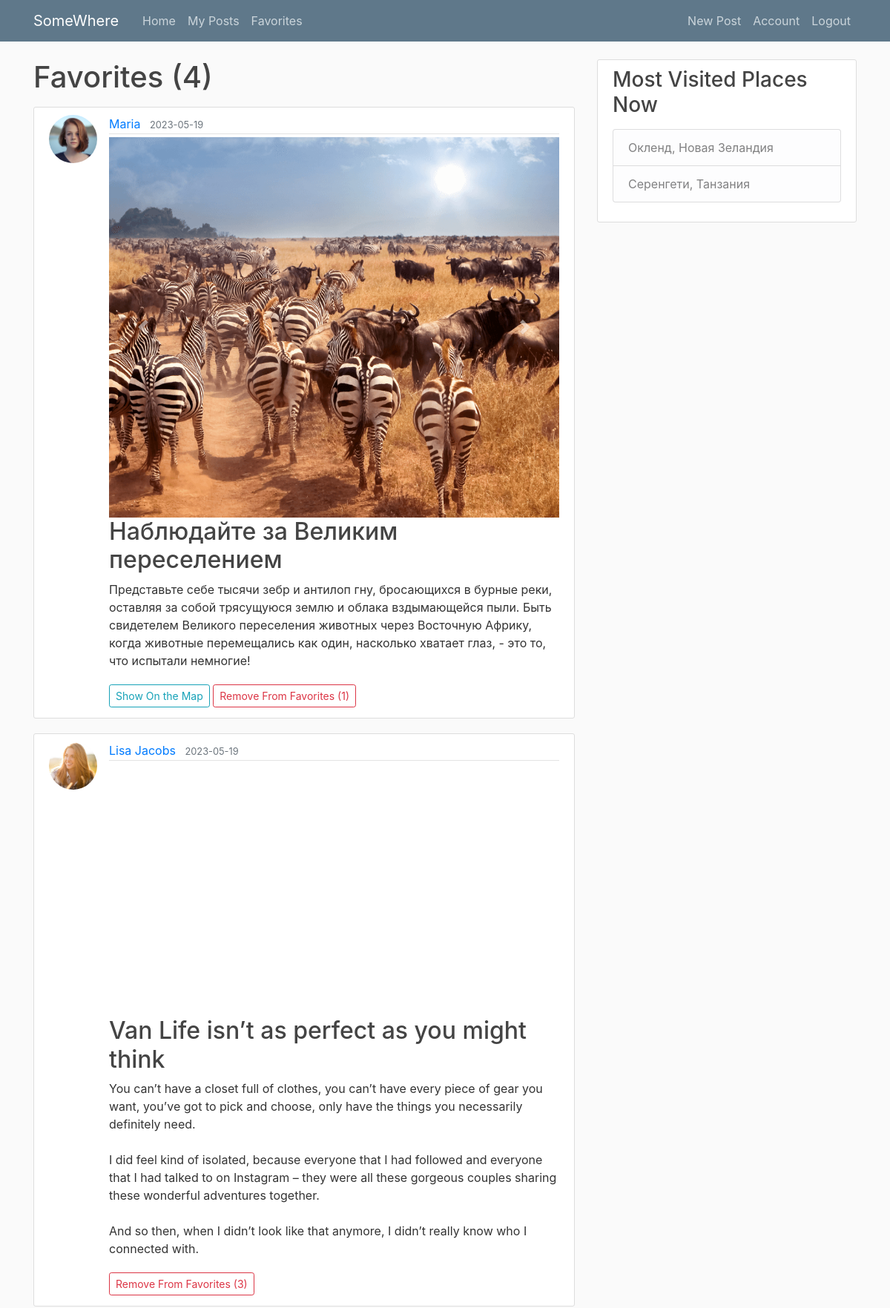
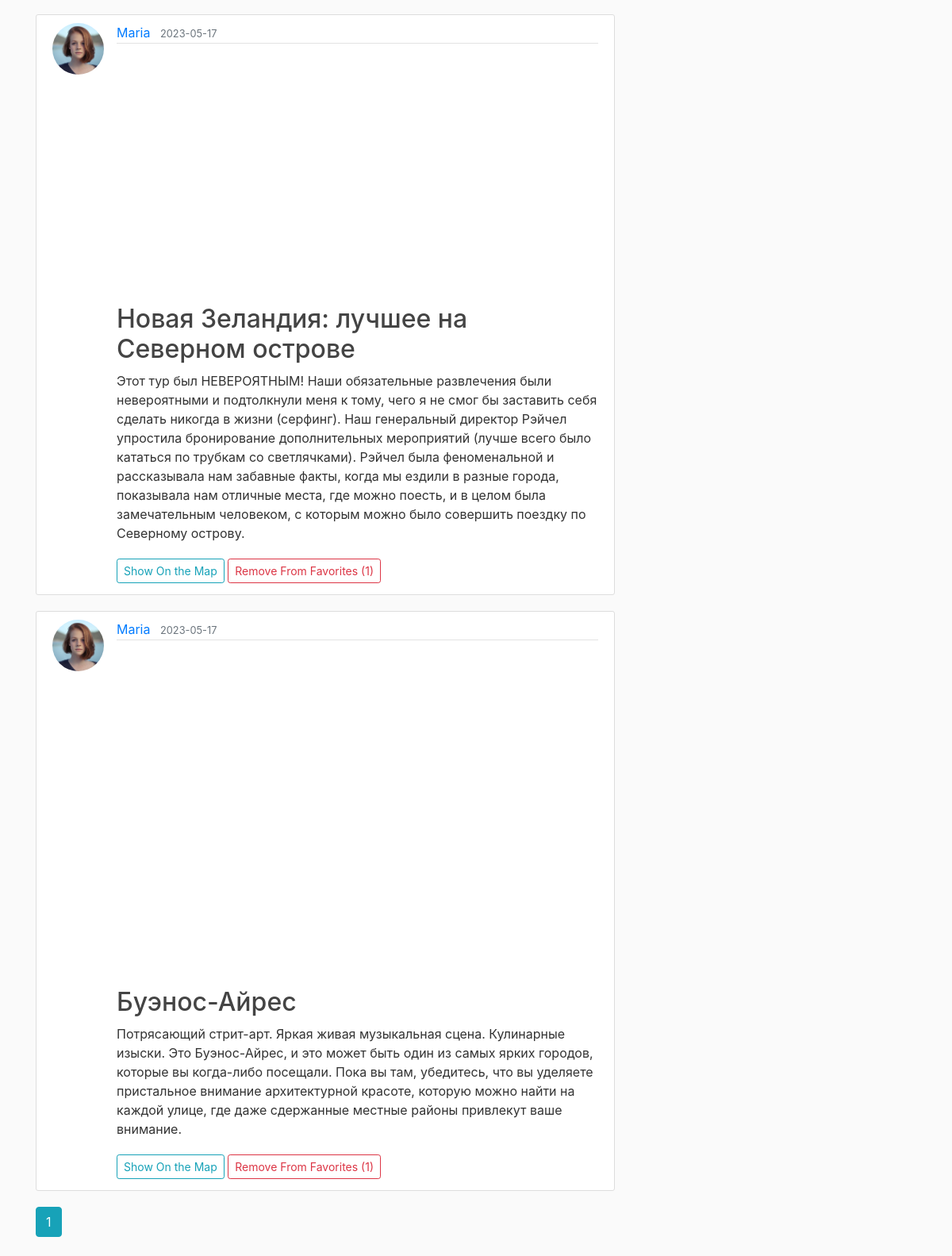
The app's page /favorites (signed in) with its own data (2 pictures, top to bottom).
### blog/models.py (models this page shows, shortened)
class Post(db.Model):
    id = db.Column(db.Integer, primary_key=True)
    title = db.Column(db.String(100), nullable=False)
    date_posted = db.Column(db.DateTime, nullable=False, default=datetime.utcnow)
    content = db.Column(db.Text, nullable=False)
    user_id = db.Column(db.Integer, db.ForeignKey('user.id'), nullable=False)
    picture_1 = db.Column(db.String(20), nullable=True)
    picture_2 = db.Column(db.String(20), nullable=True)
    picture_3 = db.Column(db.String(20), nullable=True)
    place = db.Column(db.String(100), nullable=True)
    long = db.Column(db.String(20), nullable=True)
    lat = db.Column(db.String(20), nullable=True)
    fav = db.Column(db.Integer, nullable=False)

class User(db.Model, UserMixin):
    id = db.Column(db.Integer, primary_key=True)
    username = db.Column(db.String(20), unique=True, nullable=False)
    email = db.Column(db.String(120), unique=True, nullable=False)
    image_file = db.Column(db.String(20), nullable=False, default='default.jpg')
    password = db.Column(db.String(60), nullable=False)
    posts = db.relationship('Post', backref='author', lazy=True)

### blog/routes.py (the view)
@app.route("/favorites")
@login_required
def favorites():
    page = request.args.get('page', 1, type=int)
    user = User.query.filter_by(id=current_user.id).first_or_404()
    posts = Post.query.filter(Post.fav != 0) \
        .order_by(Post.date_posted.desc()) \
        .paginate(page=page, per_page=5)
    fav = Favorites.query.filter_by(user_id=current_user.id).all()
    ids = [i.post_id for i in fav]
    return render_template('favorites.html', title='Favorites', posts=posts, user=user, ids=ids)

### blog/models.py (called while the page is built)
@login_manager.user_loader
def load_user(user_id):
    return User.query.get(int(user_id))

### blog/templates/favorites.html (shortened to what this page needs)
{% extends "layout.html" %}
{% block content %}
    <h1 class="mb-3">Favorites ({{ ids|length }})</h1>
    {% for post in posts.items %}
        {% if post.id in ids %}
        <article class="media content-section">
            <img class="rounded-circle article-img" src="{{ url_for('static', filename='profile_pics/' + post.author.image_file) }}" alt="">
            <div class="media-body">
                <div class="article-metadata">
                    <a class="mr-2" href="{{ url_for('user_posts', username=post.author.username) }}">{{ post.author.username }}</a>
                    <small class="text-muted">{{ post.date_posted.strftime('%Y-%m-%d') }}</small>
                </div>
                <div id="carouselExampleControls{{ post.id }}" class="carousel slide" data-ride="carousel">
                    <div class="carousel-inner">
                        {% if post.picture_1 %}
                            <div class="carousel-item active">
                                <img class="d-block w-100" src="{{  url_for('static', filename='profile_pics/' + post.picture_1) }}" alt="">
                            </div>
                        {% endif %}
                        </div>
                        <a class="carousel-control-prev" href="#carouselExampleControls{{ post.id }}" role="button" data-slide="prev">
                            <span class="carousel-control-prev-icon" aria-hidden="true"></span>
                        </a>
                        <a class="carousel-control-next" href="#carouselExampleControls{{ post.id }}" role="button" data-slide="next">
                            <span class="carousel-control-next-icon" aria-hidden="true"></span>
                        </a>
                        </div>
                        <h2><a class="article-title" href="{{ url_for('post', post_id=post.id) }}">{{ post.title }}</a></h2>
                        <p class="article-content">{{ post.content }}</p>
                        {% if post.long or post.lat %}
                            <div>
                                Longitude:
                                {{ post.long }}
                            </div>
                            <div>
                                Latitude:
                                {{ post.lat }}
                            </div>
                            <p></p>
                            <a class="btn btn-outline-info btn-sm mt-1 mb-1" href="https://www.google.com/maps/search/{{ post.long }},{{ post.lat }}" target="_blank" rel="noopener noreferrer">Show On the Map</a>
                        {% elif post.place %}
                            <a class="btn btn-outline-info btn-sm mt-1 mb-1" href="https://www.google.com/maps/search/{{ post.place }}" target="_blank" rel="noopener noreferrer">Show On the Map</a>
                        {% endif %}
                        {% if ids %}
                            {% if ids is iterable and post.id in ids %}
                                <a class="btn btn-outline-danger btn-sm mt-1 mb-1" href="{{ url_for('remove_from_favorites', post_id=post.id) }}">Remove From Favorites ({{ post.fav }})</a>
                            {% else %}
                                <a class="btn btn-outline-info btn-sm mt-1 mb-1" href="{{ url_for('add_to_favorites', post_id=post.id) }}">Add To Favorites ({{ post.fav }})</a>
                            {% endif %}
                        {% endif %}
                    </div>
        </article>
    {% endif %}
    {% endfor %}
    {% for page_num in posts.iter_pages(left_edge=1, right_edge=1, left_current=1, right_current=2) %}
        {% if page_num %}
            {% if posts.page == page_num %}
                <a class="btn btn-info mb-4" href="{{ url_for('favorites', page=page_num) }}">{{ page_num }}</a>
            {% else %}
                <a class="btn btn-outline-info mb-4" href="{{ url_for('favorites', page=page_num) }}">{{ page_num }}</a>
            {% endif %}
        {% else %}
            ...
        {% endif %}
    {% endfor %}
{% endblock content %}

### blog/templates/layout.html (shortened to what this page needs)
<!DOCTYPE html>
<html>
<head>
    <link rel="stylesheet" href="https://maxcdn.bootstrapcdn.com/bootstrap/4.0.0/css/bootstrap.min.css">
    <link rel="stylesheet" type="text/css" href="{{ url_for('static', filename='main.css') }}">
</head>
<body>
    <header class="site-header">
      <nav class="navbar navbar-expand-md navbar-dark bg-steel fixed-top">
        <div class="container">
          <a class="navbar-brand mr-4" href="/home">SomeWhere</a>
          <div class="collapse navbar-collapse" id="navbarToggle">
            <div class="navbar-nav mr-auto">
                {% if current_user.is_authenticated %}
              <a class="nav-item nav-link" href="{{ url_for('home') }}">Home</a>
              <a class="nav-item nav-link" href="{{ url_for('user_posts', username=current_user.username) }}">My Posts</a>
              <a class="nav-item nav-link" href="{{ url_for('favorites') }}">Favorites</a>
                {% endif %}
            </div>
            <div class="navbar-nav">
              {% if current_user.is_authenticated %}
                <a class="nav-item nav-link" href="{{ url_for('new_post') }}">New Post</a>
                <a class="nav-item nav-link" href="{{ url_for('account') }}">Account</a>
                <a class="nav-item nav-link" href="{{ url_for('logout') }}">Logout</a>
              {% else %}
                <a class="nav-item nav-link" href="{{ url_for('login') }}">Login</a>
                <a class="nav-item nav-link" href="{{ url_for('register') }}">Register</a>
              {% endif %}
            </div>
          </div>
        </div>
      </nav>
    </header>
    <main role="main" class="container">
      <div class="row">
        <div class="col-md-8">
          {% block content %}{% endblock %}
        </div>
        <div class="col-md-4">
          <div class="content-section">
            <h3>Most Visited Places Now</h3>
            <p class='text-muted'>
              <ul class="list-group">
                <a class="list-group-item list-group-item-light" href="{{ url_for('post', post_id = 2) }}" >Окленд, Новая Зеландия</a>
              <a class="list-group-item list-group-item-light" href="{{ url_for('post', post_id = 5) }}" >Серенгети, Танзания</a>
              </ul>
            </p>
          </div>
        </div>
      </div>
    </main>
</body>
</html>

### blog/static/main.css (style rules this page uses)
body { background: #fafafa; color: #333333; margin-top: 5rem; }
h1, h2, h3, h4, h5, h6 { color: #444444; }
.bg-steel { background-color: #5f788a; }
.site-header .navbar-nav .nav-link { color: #cbd5db; }
.content-section { background: #ffffff; padding: 10px 20px; border: 1px solid #dddddd; border-radius: 3px; margin-bottom: 20px; }
.article-title { color: #444444; }
.article-content { white-space: pre-line; }
.article-img { height: 65px; width: 65px; margin-right: 16px; }
.article-metadata { padding-bottom: 1px; margin-bottom: 4px; border-bottom: 1px solid #e3e3e3 }

### records on screen
Post: image_file (picture), author.username "Maria", date_posted "2023-05-19", picture_1 (picture), title "Наблюдайте за Великим переселением", content "Представьте себе тысячи зебр и антилоп гну, бросающихся в бурные реки, оставляя за собой трясущуюся землю и облака вздымающейся пыли. Быть свидетелем Великого переселения животных через Восточную Африку, когда животные перемещались как один, насколько хватает глаз, - это то, что испытали немногие!", fav "1"
Post: image_file (picture), author.username "Lisa Jacobs", date_posted "2023-05-19", picture_1 (picture), title "Van Life isn’t as perfect as you might think", content "You can’t have a closet full of clothes, you can’t have every piece of gear you want, you’ve got to pick and choose, only have the things you necessarily definitely need. I did feel kind of isolated, because everyone that I had followed and everyone that I had talked to on Instagram – they were all these gorgeous couples sharing these wonderful adventures together. And so then, when I didn’t look like that anymore, I didn’t really know who I connected with.", fav "3"
Post: image_file (picture), author.username "Maria", date_posted "2023-05-17", picture_1 (picture), title "Новая Зеландия: лучшее на Северном острове", content "Этот тур был НЕВЕРОЯТНЫМ! Наши обязательные развлечения были невероятными и подтолкнули меня к тому, чего я не смог бы заставить себя сделать никогда в жизни (серфинг). Наш генеральный директор Рэйчел упростила бронирование дополнительных мероприятий (лучше всего было кататься по трубкам со светлячками). Рэйчел была феноменальной и рассказывала нам забавные факты, когда мы ездили в разные города, показывала нам отличные места, где можно поесть, и в целом была замечательным человеком, с которым можно было совершить поездку по Северному острову.", fav "1"
Post: image_file (picture), author.username "Maria", date_posted "2023-05-17", picture_1 (picture), title "Буэнос-Айрес", content "Потрясающий стрит-арт. Яркая живая музыкальная сцена. Кулинарные изыски. Это Буэнос-Айрес, и это может быть один из самых ярких городов, которые вы когда-либо посещали. Пока вы там, убедитесь, что вы уделяете пристальное внимание архитектурной красоте, которую можно найти на каждой улице, где даже сдержанные местные районы привлекут ваше внимание.", fav "1"

### other values on screen
{{ ids|length }} "4"
{{ page_num }} "1"
